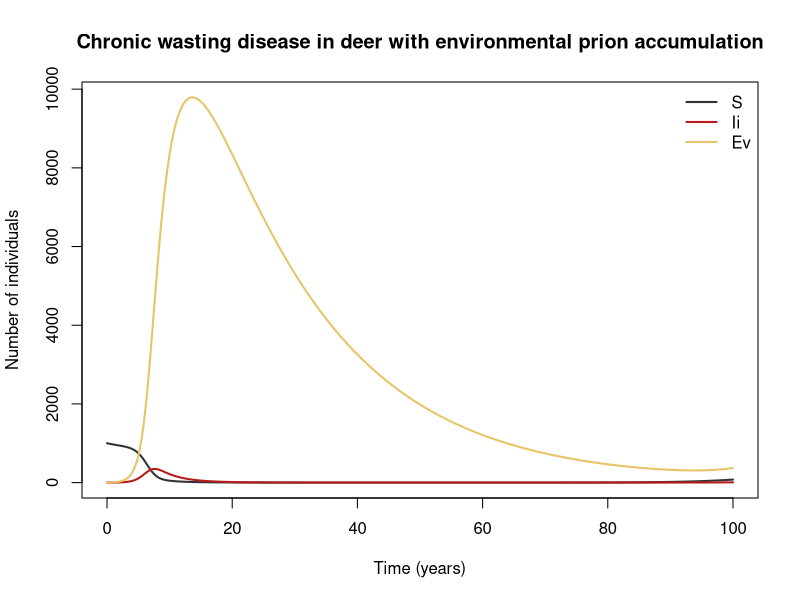

Reproduce this figure in R.
## Chronic wasting disease in deer with environmental prion accumulation
## Chronic wasting disease (prion), mule deer / white-tailed deer.
## Only 3 compartments, which makes this the cleanest demonstration of an environmental-reservoir model: with beta_env = 0 the epidemic is density-dependent and self-limiting, while with slow prion decay the environmental term creates a ratche
## Parameter values: 0 of 10 checked against the source; the rest are recalled or illustrative.
## Reference: Miller MW, Hobbs NT, Tavener SJ (2006). Dynamics of prion disease transmission in mule deer. Ecological Applications 16(6):2208–2214
## Source: https://doi.org/10.1890/1051-0761(2006)016[2208:DOPDTI]2.0.CO;2
##
## Generated from a compartmental model diagram (model format v1).
## Regenerating from the same diagram always gives this exact file.
##
## Compartments: S, Ii, Ev
## Flows (time unit: years):
##   (outside) -> S   : births
##   S -> Ii          : lambda * S
##   S -> (outside)   : (mu + harvest) * S
##   Ii -> (outside)  : (mu + alpha + harvest) * Ii
##   (outside) -> Ev  : (shed * Ii + carc * alpha * Ii)
##   Ev -> (outside)  : decay_e * Ev

library(deSolve)

# ---- Time ------------------------------------------------------------
times <- seq(0, 100, by = 0.1)  # years

# ---- Parameters ------------------------------------------------------
parameters <- c(
  beta_dir = 0.0008,  # direct deer-to-deer transmission coefficient (density-dependent) [illustrative] (per deer per year)
  beta_env = 0.0002,  # environment-to-deer transmission coefficient [illustrative] (per prion unit per year)
  alpha = 0.55,       # CWD-induced mortality rate (mean time from infection to death ≈2 years) [unverified] (per year)
  mu = 0.15,          # natural (non-CWD) mortality rate [illustrative] (per year)
  bdeer = 0.35,       # maximum per-capita birth rate [illustrative] (per year)
  Kd = 1500,          # carrying capacity [illustrative] (deer)
  shed = 1.0,         # shedding from live infected animals (saliva, urine, faeces) [illustrative] (prion units per infected deer per year)
  carc = 10.0,        # prion deposited by a carcass [illustrative] (prion units per CWD death)
  decay_e = 0.05,     # loss of environmental infectivity (prions persist for years; this is the parameter the literature identifies as pivotal) [illustrative] (per year)
  harvest = 0         # hunter harvest rate (control lever; can be applied preferentially to Ii) [illustrative] (per year)
)

# ---- Initial conditions ----------------------------------------------
state <- c(
  S = 1000,  # susceptible deer
  Ii = 1,    # infected deer (long subclinical + clinical infection, assumed infectious throughout)
  Ev = 0     # environmental prion load (infectious units; E avoided for clarity)
)

# ---- Model equations -------------------------------------------------
cwd_deer_environmental_model <- function(t, state, parameters) {
  with(as.list(c(state, parameters)), {
    # Total population
    N_total <- S + Ii

    # Derived quantities
    N <- S + Ii                                # deer population
    lambda <- beta_dir * Ii + beta_env * Ev    # force of infection (direct + indirect, additive)
    births <- bdeer * N * pmax(1 - N / Kd, 0)  # logistic recruitment
    prev <- Ii / pmax(N, 1e-9)                 # prevalence

    # Rates of change
    dS <- births - lambda * S - (mu + harvest) * S
    dIi <- lambda * S - (mu + alpha + harvest) * Ii
    dEv <- (shed * Ii + carc * alpha * Ii) - decay_e * Ev

    list(c(dS, dIi, dEv))
  })
}

# ---- Solve -----------------------------------------------------------
out <- ode(y = state, times = times, func = cwd_deer_environmental_model, parms = parameters)
out <- as.data.frame(out)

# ---- Plot ------------------------------------------------------------
compartment_cols <- c(S = "#333333", Ii = "#B71C1C", Ev = "#E8C468")
matplot(out$time, out[, names(compartment_cols)], type = "l", lty = 1, lwd = 2,
        col = compartment_cols, xlab = "Time (years)", ylab = "Number of individuals",
        main = "Chronic wasting disease in deer with environmental prion accumulation")
legend("topright", legend = names(compartment_cols), col = compartment_cols,
       lty = 1, lwd = 2, bty = "n")
